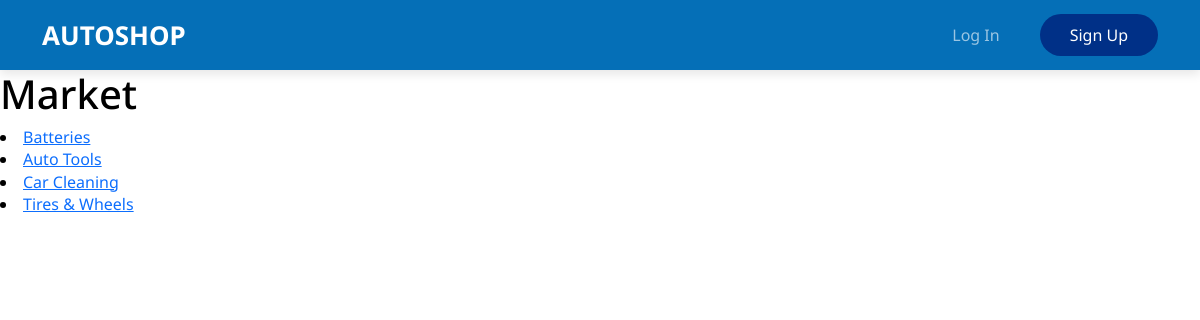
Before: /market/ with the older database file.
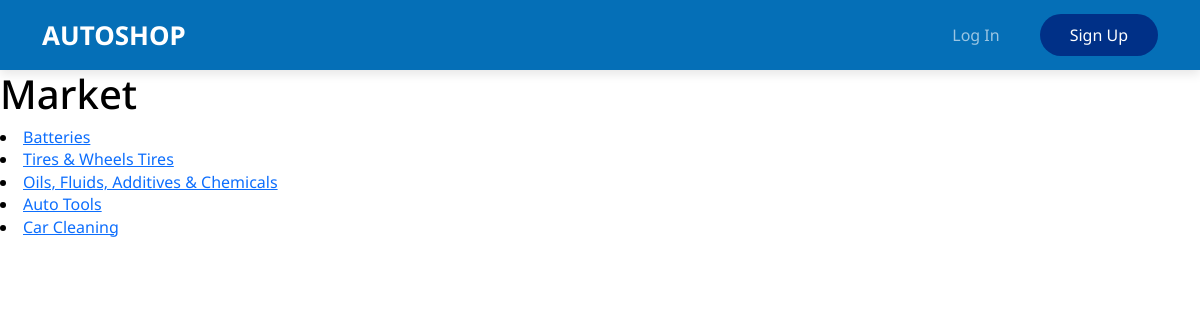
After: the same page with the newer database file.
### goods/models.py (models this page shows, shortened)
class Category(models.Model):
    name = models.CharField(max_length=100)
    slug = models.SlugField(default='', null=False, blank=True, db_index=True)
    def get_url(self):
        return reverse('category-detail', args=[self.slug])

### goods/views.py (the view)
# urls.py: path('market/', include('goods.urls')),
def market(request):
    categories = Category.objects.all()
    return render(request, 'goods/market.html', context={
        'categories':categories
    })

### goods/templates/goods/market.html (shortened to what this page needs)
{% extends 'base.html' %}
{% block content %}
    <h1>Market</h1>
    {% for category in categories %}
        <li><a href="{{ category.get_url}}">{{ category.name }}</a></li>
    {% endfor %}
{% endblock %}

Changed rows visible on the page:
removed Category: name "Tires & Wheels"
added Category: name "Tires & Wheels Tires"
added Category: name "Oils, Fluids, Additives & Chemicals"
